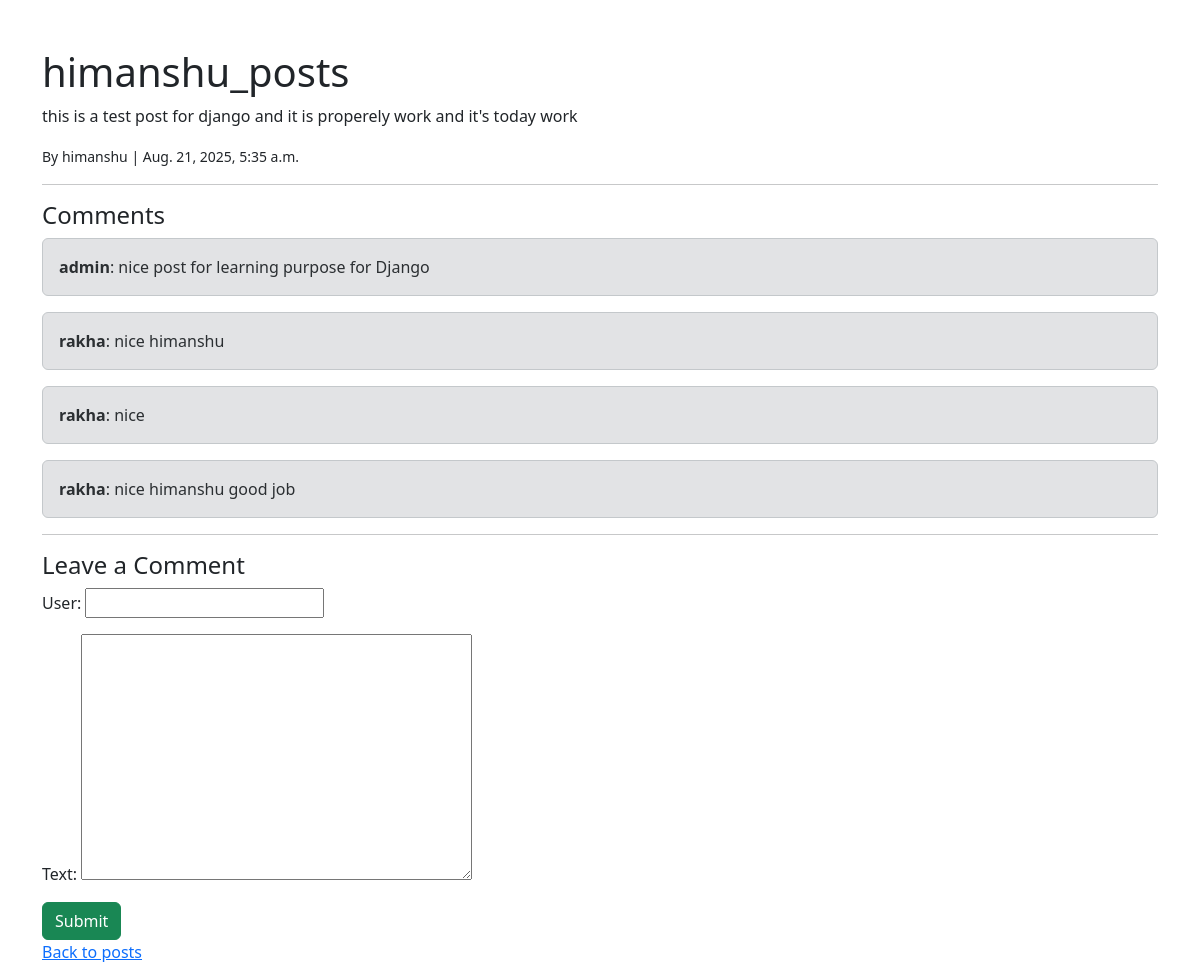
The app's page /post/1/ with its own data.
### blog_app/models.py (models this page shows, shortened)
class Post(models.Model):
	title = models.CharField(max_length=200)
	content = models.TextField()
	author = models.ForeignKey(User, on_delete=models.CASCADE)
	created_at = models.DateTimeField(auto_now_add=True)
	updated_at = models.DateTimeField(auto_now=True)

class Comment(models.Model):
	post = models.ForeignKey(Post, related_name="comments", on_delete=models.CASCADE)
	user = models.CharField(max_length=100)
	text = models.TextField()
	created_at = models.DateTimeField(auto_now_add=True)
	is_approved = models.BooleanField(default=False)

### blog_app/views.py (the view)
# urls.py: path("post/<int:pk>/", views.post_detail, name="post_detail"),
def post_detail(request, pk):
	post = get_object_or_404(Post, pk=pk)
	comments = post.comments.filter(is_approved=True)
	if request.method == "POST":
		form = CommentForm(request.POST)
		if form.is_valid():
			comment = form.save(commit=False)
			comment.post = post
			comment.save()
			return redirect("post_detail", pk=post.pk)
	else:
		form = CommentForm()
	return render(request, "blog_app/post_detail.html", {"post": post, "comments": comments, "form": form})

### blog_app/forms.py
class CommentForm(forms.ModelForm):
	class Meta:
		model = Comment
		fields = ["user", "text"]

### blog_app/templates/blog_app/post_detail.html (shortened to what this page needs)
<!DOCTYPE html>
<html>
<head>
    <link rel="stylesheet" href="https://cdn.jsdelivr.net/npm/bootstrap@5.3.2/dist/css/bootstrap.min.css">
</head>
<body class="container mt-5">
<h1>{{ post.title }}</h1>
<p>{{ post.content }}</p>
<p><small>By {{ post.author }} | {{ post.created_at }}</small></p>
<hr>
<h4>Comments</h4>
{% for comment in comments %}
<div class="alert alert-secondary">
    <b>{{ comment.user }}</b>: {{ comment.text }}
</div>
{% empty %}
<p>No comments yet.</p>
{% endfor %}
<hr>
<h4>Leave a Comment</h4>
<form method="post">
    {{ form.as_p }}
    <button type="submit" class="btn btn-success">Submit</button>
</form>
<p><a href="{% url 'post_list' %}">Back to posts</a></p>
</body>
</html>

### records on screen
Post: title "himanshu_posts", content "this is a test post for django and it is properely work and it's today work", author "himanshu", created_at "Aug. 21, 2025, 5:35 a.m."
Comment: user "admin", text "nice post for learning purpose for Django"
Comment: user "rakha", text "nice himanshu"
Comment: user "rakha", text "nice"
Comment: user "rakha", text "nice himanshu good job"
